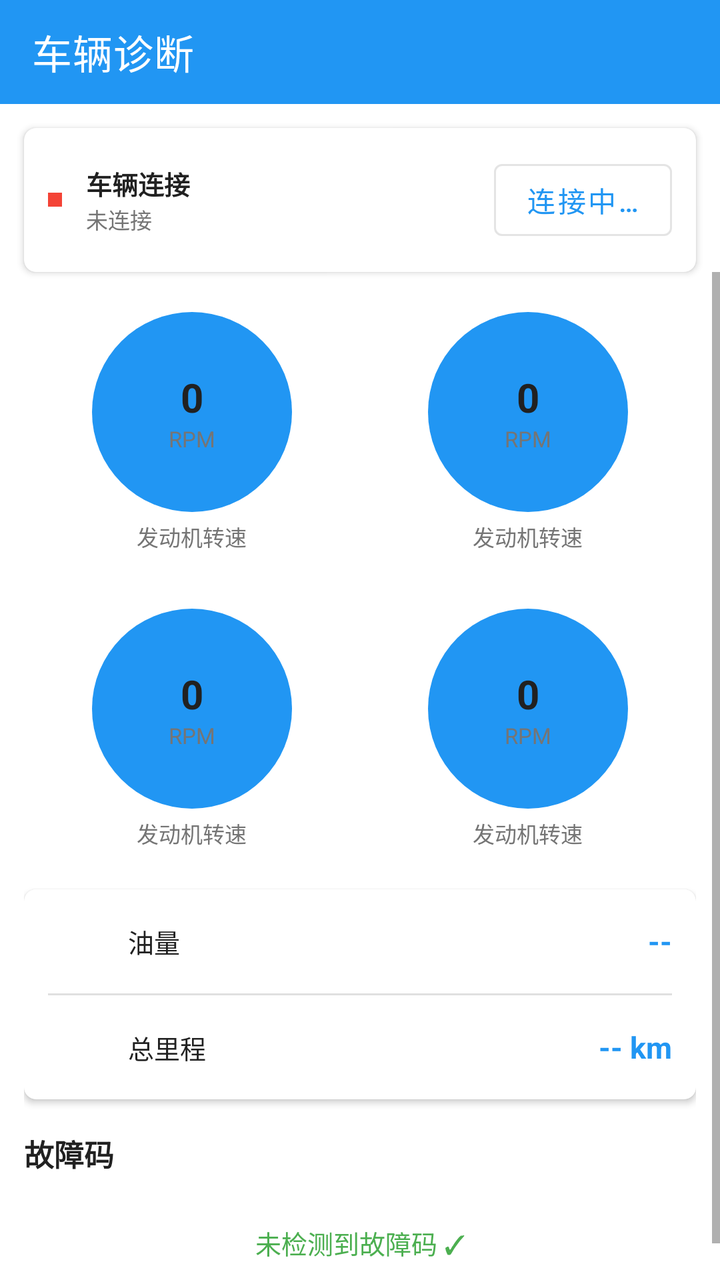
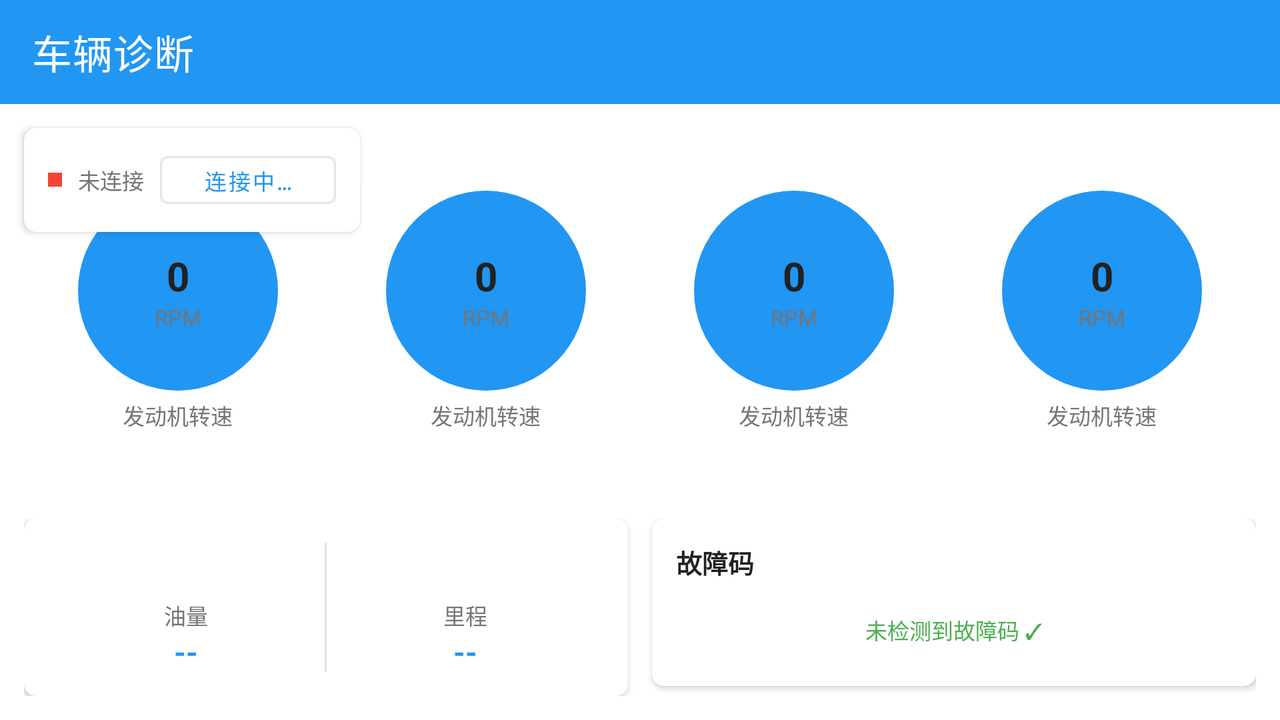

Compare how this app lays out the same screen by default and in its alternative resource folder. The renders come first, then the two layout files and the values they reference.
<!-- AndroidManifest.xml: application theme Theme.AutoHubLauncher -->
<!-- res/layout/activity_diagnostics.xml -->
<?xml version="1.0" encoding="utf-8"?>
<androidx.constraintlayout.widget.ConstraintLayout 
    xmlns:android="http://schemas.android.com/apk/res/android"
    xmlns:app="http://schemas.android.com/apk/res-auto"
    xmlns:tools="http://schemas.android.com/tools"
    android:id="@+id/rootLayout"
    android:layout_width="match_parent"
    android:layout_height="match_parent"
    android:background="@color/background"
    tools:context=".CarDiagnosticsActivity">

    
    <com.google.android.material.appbar.MaterialToolbar
        android:id="@+id/toolbar"
        android:layout_width="0dp"
        android:layout_height="@dimen/toolbar_height"
        android:background="@color/primary"
        app:navigationIcon="@drawable/ic_hide"
        app:title="@string/car_diagnostics_title"
        app:titleTextColor="@color/text_on_primary"
        app:layout_constraintTop_toTopOf="parent"
        app:layout_constraintStart_toStartOf="parent"
        app:layout_constraintEnd_toEndOf="parent"/>

    
    <com.google.android.material.card.MaterialCardView
        android:id="@+id/cardConnectionStatus"
        android:layout_width="0dp"
        android:layout_height="wrap_content"
        android:layout_margin="@dimen/spacing_md"
        app:cardCornerRadius="@dimen/corner_radius_md"
        app:cardElevation="@dimen/card_elevation"
        app:layout_constraintTop_toBottomOf="@id/toolbar"
        app:layout_constraintStart_toStartOf="parent"
        app:layout_constraintEnd_toEndOf="parent">

        <LinearLayout
            android:layout_width="match_parent"
            android:layout_height="wrap_content"
            android:orientation="horizontal"
            android:padding="@dimen/spacing_md"
            android:gravity="center_vertical">

            
            <View
                android:id="@+id/viewConnectionIndicator"
                android:layout_width="@dimen/status_indicator_size"
                android:layout_height="@dimen/status_indicator_size"
                android:background="@color/error"/>

            <LinearLayout
                android:layout_width="0dp"
                android:layout_height="wrap_content"
                android:layout_weight="1"
                android:orientation="vertical"
                android:layout_marginStart="@dimen/spacing_md">

                <TextView
                    android:layout_width="wrap_content"
                    android:layout_height="wrap_content"
                    android:text="@string/car_connection"
                    android:textSize="@dimen/text_size_md"
                    android:textColor="@color/text_primary"
                    android:textStyle="bold"/>

                <TextView
                    android:id="@+id/tvConnectionStatus"
                    android:layout_width="wrap_content"
                    android:layout_height="wrap_content"
                    android:text="@string/car_not_connected"
                    android:textSize="@dimen/text_size_sm"
                    android:textColor="@color/text_secondary"/>
            </LinearLayout>

            <com.google.android.material.button.MaterialButton
                android:id="@+id/btnConnect"
                android:layout_width="wrap_content"
                android:layout_height="wrap_content"
                android:text="@string/car_connecting"
                style="@style/Widget.MaterialComponents.Button.OutlinedButton"/>
        </LinearLayout>
    </com.google.android.material.card.MaterialCardView>

    
    <ScrollView
        android:layout_width="0dp"
        android:layout_height="0dp"
        android:fillViewport="true"
        app:layout_constraintTop_toBottomOf="@id/cardConnectionStatus"
        app:layout_constraintBottom_toBottomOf="parent"
        app:layout_constraintStart_toStartOf="parent"
        app:layout_constraintEnd_toEndOf="parent">

        <LinearLayout
            android:layout_width="match_parent"
            android:layout_height="wrap_content"
            android:orientation="vertical"
            android:padding="@dimen/spacing_md">

            
            <LinearLayout
                android:layout_width="match_parent"
                android:layout_height="wrap_content"
                android:orientation="horizontal"
                android:gravity="center">

                
                <include
                    android:id="@+id/gaugeRPM"
                    layout="@layout/widget_gauge"
                    android:layout_width="0dp"
                    android:layout_height="wrap_content"
                    android:layout_weight="1"/>

                
                <include
                    android:id="@+id/gaugeSpeed"
                    layout="@layout/widget_gauge"
                    android:layout_width="0dp"
                    android:layout_height="wrap_content"
                    android:layout_weight="1"/>
            </LinearLayout>

            
            <LinearLayout
                android:layout_width="match_parent"
                android:layout_height="wrap_content"
                android:orientation="horizontal"
                android:gravity="center"
                android:layout_marginTop="@dimen/spacing_md">

                
                <include
                    android:id="@+id/gaugeTemperature"
                    layout="@layout/widget_gauge"
                    android:layout_width="0dp"
                    android:layout_height="wrap_content"
                    android:layout_weight="1"/>

                
                <include
                    android:id="@+id/gaugeBattery"
                    layout="@layout/widget_gauge"
                    android:layout_width="0dp"
                    android:layout_height="wrap_content"
                    android:layout_weight="1"/>
            </LinearLayout>

            
            <com.google.android.material.card.MaterialCardView
                android:layout_width="match_parent"
                android:layout_height="wrap_content"
                android:layout_marginTop="@dimen/spacing_md"
                app:cardCornerRadius="@dimen/corner_radius_md"
                app:cardElevation="@dimen/card_elevation">

                <LinearLayout
                    android:layout_width="match_parent"
                    android:layout_height="wrap_content"
                    android:orientation="vertical"
                    android:padding="@dimen/spacing_md">

                    
                    <LinearLayout
                        android:layout_width="match_parent"
                        android:layout_height="wrap_content"
                        android:orientation="horizontal"
                        android:gravity="center_vertical">

                        <ImageView
                            android:layout_width="@dimen/icon_size_lg"
                            android:layout_height="@dimen/icon_size_lg"
                            android:src="@drawable/ic_notification"
                            android:contentDescription="@string/car_diagnostics"/>

                        <TextView
                            android:layout_width="wrap_content"
                            android:layout_height="wrap_content"
                            android:text="油量"
                            android:textSize="@dimen/text_size_md"
                            android:textColor="@color/text_primary"
                            android:layout_marginStart="@dimen/spacing_md"/>

                        <View
                            android:layout_width="0dp"
                            android:layout_height="1dp"
                            android:layout_weight="1"/>

                        <TextView
                            android:id="@+id/tvFuelLevel"
                            android:layout_width="wrap_content"
                            android:layout_height="wrap_content"
                            android:text="--"
                            android:textSize="@dimen/text_size_lg"
                            android:textColor="@color/primary"
                            android:textStyle="bold"/>
                    </LinearLayout>

                    <View
                        android:layout_width="match_parent"
                        android:layout_height="@dimen/divider_height"
                        android:background="@color/divider"
                        android:layout_marginVertical="@dimen/spacing_md"/>

                    
                    <LinearLayout
                        android:layout_width="match_parent"
                        android:layout_height="wrap_content"
                        android:orientation="horizontal"
                        android:gravity="center_vertical">

                        <ImageView
                            android:layout_width="@dimen/icon_size_lg"
                            android:layout_height="@dimen/icon_size_lg"
                            android:src="@drawable/ic_notification"
                            android:contentDescription="@string/car_diagnostics"/>

                        <TextView
                            android:layout_width="wrap_content"
                            android:layout_height="wrap_content"
                            android:text="总里程"
                            android:textSize="@dimen/text_size_md"
                            android:textColor="@color/text_primary"
                            android:layout_marginStart="@dimen/spacing_md"/>

                        <View
                            android:layout_width="0dp"
                            android:layout_height="1dp"
                            android:layout_weight="1"/>

                        <TextView
                            android:id="@+id/tvTotalMileage"
                            android:layout_width="wrap_content"
                            android:layout_height="wrap_content"
                            android:text="-- km"
                            android:textSize="@dimen/text_size_lg"
                            android:textColor="@color/primary"
                            android:textStyle="bold"/>
                    </LinearLayout>
                </LinearLayout>
            </com.google.android.material.card.MaterialCardView>

            
            <TextView
                android:layout_width="wrap_content"
                android:layout_height="wrap_content"
                android:text="故障码"
                android:textSize="@dimen/text_size_lg"
                android:textColor="@color/text_primary"
                android:textStyle="bold"
                android:layout_marginTop="@dimen/spacing_lg"/>

            <androidx.recyclerview.widget.RecyclerView
                android:id="@+id/rvErrorCodes"
                android:layout_width="match_parent"
                android:layout_height="wrap_content"
                android:layout_marginTop="@dimen/spacing_sm"
                android:nestedScrollingEnabled="false"/>

            
            <TextView
                android:id="@+id/tvNoErrors"
                android:layout_width="match_parent"
                android:layout_height="wrap_content"
                android:text="未检测到故障码 ✓"
                android:textSize="@dimen/text_size_md"
                android:textColor="@color/success"
                android:gravity="center"
                android:padding="@dimen/spacing_lg"/>

        </LinearLayout>
    </ScrollView>

</androidx.constraintlayout.widget.ConstraintLayout>
<!-- res/layout/widget_gauge.xml (included above) -->
<?xml version="1.0" encoding="utf-8"?>
<LinearLayout 
    xmlns:android="http://schemas.android.com/apk/res/android"
    xmlns:tools="http://schemas.android.com/tools"
    android:id="@+id/gaugeContainer"
    android:layout_width="match_parent"
    android:layout_height="wrap_content"
    android:orientation="vertical"
    android:gravity="center"
    android:padding="@dimen/spacing_sm">

    
    <FrameLayout
        android:layout_width="@dimen/gauge_size"
        android:layout_height="@dimen/gauge_size"
        android:gravity="center">

        
        <ProgressBar
            android:id="@+id/progressGauge"
            style="@style/Widget.AppCompat.ProgressBar.Horizontal"
            android:layout_width="match_parent"
            android:layout_height="match_parent"
            android:indeterminate="false"
            android:max="100"
            android:progress="0"
            android:progressDrawable="@drawable/bg_floating_ball"/>

        
        <LinearLayout
            android:layout_width="match_parent"
            android:layout_height="match_parent"
            android:orientation="vertical"
            android:gravity="center">

            
            <TextView
                android:id="@+id/tvGaugeValue"
                android:layout_width="wrap_content"
                android:layout_height="wrap_content"
                android:textSize="@dimen/gauge_text_size"
                android:textColor="@color/text_primary"
                android:textStyle="bold"
                tools:text="0"/>

            
            <TextView
                android:id="@+id/tvGaugeUnit"
                android:layout_width="wrap_content"
                android:layout_height="wrap_content"
                android:textSize="@dimen/text_size_sm"
                android:textColor="@color/text_secondary"
                tools:text="RPM"/>
        </LinearLayout>
    </FrameLayout>

    
    <TextView
        android:id="@+id/tvGaugeLabel"
        android:layout_width="wrap_content"
        android:layout_height="wrap_content"
        android:textSize="@dimen/text_size_sm"
        android:textColor="@color/text_secondary"
        android:layout_marginTop="@dimen/spacing_xs"
        tools:text="发动机转速"/>

</LinearLayout>
<!-- resources referenced by this layout -->
<resources>
  <color name="background">#FFFFFF</color>
  <color name="divider">#E0E0E0</color>
  <color name="error">#F44336</color>
  <color name="primary">#2196F3</color>
  <color name="success">#4CAF50</color>
  <color name="text_on_primary">#FFFFFF</color>
  <color name="text_primary">#212121</color>
  <color name="text_secondary">#757575</color>
  <!-- from res/values-sw360dp/ -->
  <dimen name="card_elevation">2dp</dimen>
  <!-- from res/values-sw360dp/ -->
  <dimen name="corner_radius_md">6dp</dimen>
  <!-- from res/values-sw360dp/ -->
  <dimen name="divider_height">1dp</dimen>
  <!-- from res/values-sw360dp/ -->
  <dimen name="gauge_size">100dp</dimen>
  <!-- from res/values-sw360dp/ -->
  <dimen name="gauge_text_size">20sp</dimen>
  <!-- from res/values-sw360dp/ -->
  <dimen name="icon_size_lg">28dp</dimen>
  <!-- from res/values-sw360dp/ -->
  <dimen name="spacing_lg">16dp</dimen>
  <!-- from res/values-sw360dp/ -->
  <dimen name="spacing_md">12dp</dimen>
  <!-- from res/values-sw360dp/ -->
  <dimen name="spacing_sm">8dp</dimen>
  <!-- from res/values-sw360dp/ -->
  <dimen name="spacing_xs">4dp</dimen>
  <!-- from res/values-sw360dp/ -->
  <dimen name="status_indicator_size">7dp</dimen>
  <!-- from res/values-sw360dp/ -->
  <dimen name="text_size_lg">15sp</dimen>
  <!-- from res/values-sw360dp/ -->
  <dimen name="text_size_md">13sp</dimen>
  <!-- from res/values-sw360dp/ -->
  <dimen name="text_size_sm">11sp</dimen>
  <!-- from res/values-sw360dp/ -->
  <dimen name="toolbar_height">52dp</dimen>
  <!-- drawable bg_floating_ball (drawable) -->
  <?xml version="1.0" encoding="utf-8"?>
  <shape xmlns:android="http://schemas.android.com/apk/res/android"
      android:shape="oval">
      <solid android:color="@color/primary"/>
      <size
          android:width="@dimen/floating_ball_size"
          android:height="@dimen/floating_ball_size"/>
  </shape>
  <string name="car_connecting">连接中…</string>
  <string name="car_connection">车辆连接</string>
  <string name="car_diagnostics">车辆诊断</string>
  <string name="car_diagnostics_title">车辆诊断</string>
  <string name="car_not_connected">未连接</string>
  <style name="Theme.AutoHubLauncher" parent="Theme.MaterialComponents.DayNight.NoActionBar">
          
          <item name="colorPrimary">@color/primary</item>
          <item name="colorPrimaryDark">@color/primary_dark</item>
          <item name="colorPrimaryVariant">@color/primary_dark</item>
          <item name="colorOnPrimary">@color/text_on_primary</item>
          
          
          <item name="colorSecondary">@color/accent</item>
          <item name="colorSecondaryVariant">@color/accent_dark</item>
          <item name="colorOnSecondary">@color/text_on_primary</item>
          
          
          <item name="android:colorBackground">@color/background</item>
          <item name="colorSurface">@color/surface</item>
          <item name="colorOnSurface">@color/text_primary</item>
          
          
          <item name="android:statusBarColor">@color/primary_dark</item>
          <item name="android:navigationBarColor">@color/primary_dark</item>
          
          
          <item name="android:windowFullscreen">false</item>
          <item name="android:windowContentOverlay">@null</item>
          
          
          <item name="windowNoTitle">true</item>
          <item name="windowActionBar">false</item>
      </style>
  <!-- from res/values-sw360dp/ -->
  <dimen name="floating_ball_size">44dp</dimen>
  <color name="primary_dark">#1976D2</color>
  <color name="accent">#FF5722</color>
  <color name="accent_dark">#E64A19</color>
  <color name="surface">#FFFFFF</color>
</resources>
<!-- res/layout-land/activity_diagnostics.xml (the repository's variant of the layout above) -->
<!-- drawn on the phone turned sideways -->
<?xml version="1.0" encoding="utf-8"?>
<androidx.constraintlayout.widget.ConstraintLayout 
    xmlns:android="http://schemas.android.com/apk/res/android"
    xmlns:app="http://schemas.android.com/apk/res-auto"
    xmlns:tools="http://schemas.android.com/tools"
    android:id="@+id/rootLayout"
    android:layout_width="match_parent"
    android:layout_height="match_parent"
    android:background="@color/background"
    tools:context=".CarDiagnosticsActivity">

    
    <com.google.android.material.appbar.MaterialToolbar
        android:id="@+id/toolbar"
        android:layout_width="0dp"
        android:layout_height="@dimen/toolbar_height"
        android:background="@color/primary"
        app:navigationIcon="@drawable/ic_hide"
        app:title="@string/car_diagnostics_title"
        app:titleTextColor="@color/text_on_primary"
        app:layout_constraintTop_toTopOf="parent"
        app:layout_constraintStart_toStartOf="parent"
        app:layout_constraintEnd_toEndOf="parent"/>

    
    <com.google.android.material.card.MaterialCardView
        android:id="@+id/cardConnectionStatus"
        android:layout_width="wrap_content"
        android:layout_height="@dimen/toolbar_height"
        android:layout_margin="@dimen/spacing_md"
        app:cardCornerRadius="@dimen/corner_radius_md"
        app:cardElevation="@dimen/card_elevation"
        app:layout_constraintTop_toBottomOf="@id/toolbar"
        app:layout_constraintStart_toStartOf="parent">

        <LinearLayout
            android:layout_width="wrap_content"
            android:layout_height="match_parent"
            android:orientation="horizontal"
            android:paddingHorizontal="@dimen/spacing_md"
            android:gravity="center_vertical">

            
            <View
                android:id="@+id/viewConnectionIndicator"
                android:layout_width="@dimen/status_indicator_size"
                android:layout_height="@dimen/status_indicator_size"
                android:background="@color/error"/>

            <TextView
                android:id="@+id/tvConnectionStatus"
                android:layout_width="wrap_content"
                android:layout_height="wrap_content"
                android:text="@string/car_not_connected"
                android:textSize="@dimen/text_size_sm"
                android:textColor="@color/text_secondary"
                android:layout_marginStart="@dimen/spacing_sm"/>

            <com.google.android.material.button.MaterialButton
                android:id="@+id/btnConnect"
                android:layout_width="wrap_content"
                android:layout_height="36dp"
                android:text="@string/car_connecting"
                android:textSize="@dimen/text_size_sm"
                style="@style/Widget.MaterialComponents.Button.OutlinedButton"
                android:layout_marginStart="@dimen/spacing_sm"/>
        </LinearLayout>
    </com.google.android.material.card.MaterialCardView>

    
    <LinearLayout
        android:layout_width="0dp"
        android:layout_height="0dp"
        android:orientation="vertical"
        android:padding="@dimen/spacing_md"
        app:layout_constraintTop_toBottomOf="@id/toolbar"
        app:layout_constraintBottom_toBottomOf="parent"
        app:layout_constraintStart_toStartOf="parent"
        app:layout_constraintEnd_toEndOf="parent">

        
        <LinearLayout
            android:layout_width="match_parent"
            android:layout_height="0dp"
            android:layout_weight="1"
            android:orientation="horizontal"
            android:gravity="center">

            
            <include
                android:id="@+id/gaugeRPM"
                layout="@layout/widget_gauge"
                android:layout_width="0dp"
                android:layout_height="match_parent"
                android:layout_weight="1"/>

            
            <include
                android:id="@+id/gaugeSpeed"
                layout="@layout/widget_gauge"
                android:layout_width="0dp"
                android:layout_height="match_parent"
                android:layout_weight="1"/>

            
            <include
                android:id="@+id/gaugeTemperature"
                layout="@layout/widget_gauge"
                android:layout_width="0dp"
                android:layout_height="match_parent"
                android:layout_weight="1"/>

            
            <include
                android:id="@+id/gaugeBattery"
                layout="@layout/widget_gauge"
                android:layout_width="0dp"
                android:layout_height="match_parent"
                android:layout_weight="1"/>
        </LinearLayout>

        
        <LinearLayout
            android:layout_width="match_parent"
            android:layout_height="wrap_content"
            android:orientation="horizontal"
            android:layout_marginTop="@dimen/spacing_md">

            
            <com.google.android.material.card.MaterialCardView
                android:layout_width="0dp"
                android:layout_height="wrap_content"
                android:layout_weight="1"
                app:cardCornerRadius="@dimen/corner_radius_md"
                app:cardElevation="@dimen/card_elevation">

                <LinearLayout
                    android:layout_width="match_parent"
                    android:layout_height="wrap_content"
                    android:orientation="horizontal"
                    android:padding="@dimen/spacing_md">

                    
                    <LinearLayout
                        android:layout_width="0dp"
                        android:layout_height="wrap_content"
                        android:layout_weight="1"
                        android:orientation="vertical"
                        android:gravity="center">

                        <ImageView
                            android:layout_width="@dimen/icon_size_lg"
                            android:layout_height="@dimen/icon_size_lg"
                            android:src="@drawable/ic_notification"
                            android:contentDescription="@string/car_diagnostics"/>

                        <TextView
                            android:layout_width="wrap_content"
                            android:layout_height="wrap_content"
                            android:text="油量"
                            android:textSize="@dimen/text_size_sm"
                            android:textColor="@color/text_secondary"/>

                        <TextView
                            android:id="@+id/tvFuelLevel"
                            android:layout_width="wrap_content"
                            android:layout_height="wrap_content"
                            android:text="--"
                            android:textSize="@dimen/text_size_lg"
                            android:textColor="@color/primary"
                            android:textStyle="bold"/>
                    </LinearLayout>

                    <View
                        android:layout_width="@dimen/divider_height"
                        android:layout_height="match_parent"
                        android:background="@color/divider"/>

                    
                    <LinearLayout
                        android:layout_width="0dp"
                        android:layout_height="wrap_content"
                        android:layout_weight="1"
                        android:orientation="vertical"
                        android:gravity="center">

                        <ImageView
                            android:layout_width="@dimen/icon_size_lg"
                            android:layout_height="@dimen/icon_size_lg"
                            android:src="@drawable/ic_notification"
                            android:contentDescription="@string/car_diagnostics"/>

                        <TextView
                            android:layout_width="wrap_content"
                            android:layout_height="wrap_content"
                            android:text="里程"
                            android:textSize="@dimen/text_size_sm"
                            android:textColor="@color/text_secondary"/>

                        <TextView
                            android:id="@+id/tvTotalMileage"
                            android:layout_width="wrap_content"
                            android:layout_height="wrap_content"
                            android:text="--"
                            android:textSize="@dimen/text_size_lg"
                            android:textColor="@color/primary"
                            android:textStyle="bold"/>
                    </LinearLayout>
                </LinearLayout>
            </com.google.android.material.card.MaterialCardView>

            
            <com.google.android.material.card.MaterialCardView
                android:layout_width="0dp"
                android:layout_height="wrap_content"
                android:layout_weight="1"
                android:layout_marginStart="@dimen/spacing_md"
                app:cardCornerRadius="@dimen/corner_radius_md"
                app:cardElevation="@dimen/card_elevation">

                <LinearLayout
                    android:layout_width="match_parent"
                    android:layout_height="wrap_content"
                    android:orientation="vertical"
                    android:padding="@dimen/spacing_md">

                    <TextView
                        android:layout_width="wrap_content"
                        android:layout_height="wrap_content"
                        android:text="故障码"
                        android:textSize="@dimen/text_size_md"
                        android:textColor="@color/text_primary"
                        android:textStyle="bold"/>

                    <androidx.recyclerview.widget.RecyclerView
                        android:id="@+id/rvErrorCodes"
                        android:layout_width="match_parent"
                        android:layout_height="wrap_content"
                        android:layout_marginTop="@dimen/spacing_sm"
                        android:nestedScrollingEnabled="false"/>

                    <TextView
                        android:id="@+id/tvNoErrors"
                        android:layout_width="match_parent"
                        android:layout_height="wrap_content"
                        android:text="未检测到故障码 ✓"
                        android:textSize="@dimen/text_size_sm"
                        android:textColor="@color/success"
                        android:gravity="center"
                        android:padding="@dimen/spacing_sm"/>
                </LinearLayout>
            </com.google.android.material.card.MaterialCardView>
        </LinearLayout>
    </LinearLayout>

</androidx.constraintlayout.widget.ConstraintLayout>
<!-- resources referenced by the variant -->
<!-- as the phone turned sideways resolves them -->
<resources>
  <color name="background">#FFFFFF</color>
  <color name="divider">#E0E0E0</color>
  <color name="error">#F44336</color>
  <color name="primary">#2196F3</color>
  <color name="success">#4CAF50</color>
  <color name="text_on_primary">#FFFFFF</color>
  <color name="text_primary">#212121</color>
  <color name="text_secondary">#757575</color>
  <!-- from res/values-sw360dp/ -->
  <dimen name="card_elevation">2dp</dimen>
  <!-- from res/values-sw360dp/ -->
  <dimen name="corner_radius_md">6dp</dimen>
  <!-- from res/values-sw360dp/ -->
  <dimen name="divider_height">1dp</dimen>
  <!-- from res/values-sw360dp/ -->
  <dimen name="gauge_size">100dp</dimen>
  <!-- from res/values-sw360dp/ -->
  <dimen name="gauge_text_size">20sp</dimen>
  <!-- from res/values-sw360dp/ -->
  <dimen name="icon_size_lg">28dp</dimen>
  <!-- from res/values-sw360dp/ -->
  <dimen name="spacing_md">12dp</dimen>
  <!-- from res/values-sw360dp/ -->
  <dimen name="spacing_sm">8dp</dimen>
  <!-- from res/values-sw360dp/ -->
  <dimen name="spacing_xs">4dp</dimen>
  <!-- from res/values-sw360dp/ -->
  <dimen name="status_indicator_size">7dp</dimen>
  <!-- from res/values-sw360dp/ -->
  <dimen name="text_size_lg">15sp</dimen>
  <!-- from res/values-sw360dp/ -->
  <dimen name="text_size_md">13sp</dimen>
  <!-- from res/values-sw360dp/ -->
  <dimen name="text_size_sm">11sp</dimen>
  <!-- from res/values-sw360dp/ -->
  <dimen name="toolbar_height">52dp</dimen>
  <!-- drawable bg_floating_ball (drawable) -->
  <?xml version="1.0" encoding="utf-8"?>
  <shape xmlns:android="http://schemas.android.com/apk/res/android"
      android:shape="oval">
      <solid android:color="@color/primary"/>
      <size
          android:width="@dimen/floating_ball_size"
          android:height="@dimen/floating_ball_size"/>
  </shape>
  <string name="car_connecting">连接中…</string>
  <string name="car_diagnostics">车辆诊断</string>
  <string name="car_diagnostics_title">车辆诊断</string>
  <string name="car_not_connected">未连接</string>
  <style name="Theme.AutoHubLauncher" parent="Theme.MaterialComponents.DayNight.NoActionBar">
          
          <item name="colorPrimary">@color/primary</item>
          <item name="colorPrimaryDark">@color/primary_dark</item>
          <item name="colorPrimaryVariant">@color/primary_dark</item>
          <item name="colorOnPrimary">@color/text_on_primary</item>
          
          
          <item name="colorSecondary">@color/accent</item>
          <item name="colorSecondaryVariant">@color/accent_dark</item>
          <item name="colorOnSecondary">@color/text_on_primary</item>
          
          
          <item name="android:colorBackground">@color/background</item>
          <item name="colorSurface">@color/surface</item>
          <item name="colorOnSurface">@color/text_primary</item>
          
          
          <item name="android:statusBarColor">@color/primary_dark</item>
          <item name="android:navigationBarColor">@color/primary_dark</item>
          
          
          <item name="android:windowFullscreen">false</item>
          <item name="android:windowContentOverlay">@null</item>
          
          
          <item name="windowNoTitle">true</item>
          <item name="windowActionBar">false</item>
      </style>
  <!-- from res/values-sw360dp/ -->
  <dimen name="floating_ball_size">44dp</dimen>
  <color name="primary_dark">#1976D2</color>
  <color name="accent">#FF5722</color>
  <color name="accent_dark">#E64A19</color>
  <color name="surface">#FFFFFF</color>
</resources>
